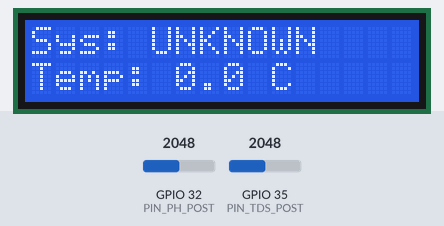
Simulated run of this sketch. Board: ESP32. On the bench: 16×2 character LCD. Inputs (shaded band) come from the test bench; at power-on: GPIO 32 (PIN_PH_POST) = 2048, GPIO 35 (PIN_TDS_POST) = 2048. WiFi joins after 1.5 s; servers stay silent unless stated; what the sketch prints to the serial monitor is not drawn.

Above: at 19.7 s.
19.8 s: GPIO 32 (PIN_PH_POST) set to 1960
At 24.1 s:
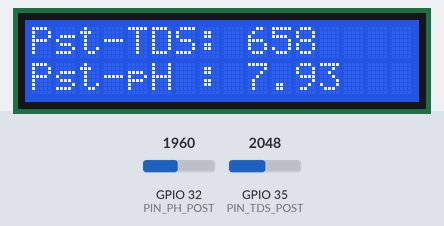
24.9 s: GPIO 35 (PIN_TDS_POST) set to 1960
At 32.0 s:
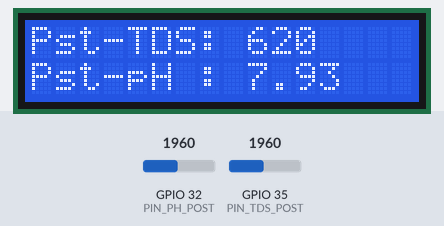
32.5 s: GPIO 32 (PIN_PH_POST) set to 2040
At 39.5 s:
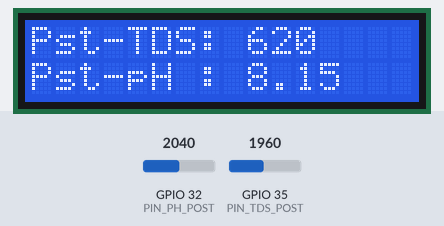
40.1 s: GPIO 35 (PIN_TDS_POST) set to 2040
At 47.3 s:
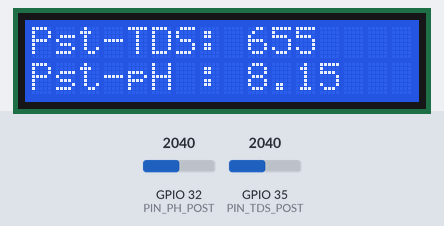
47.7 s: GPIO 32 (PIN_PH_POST) set to 2047
At 55.0 s:
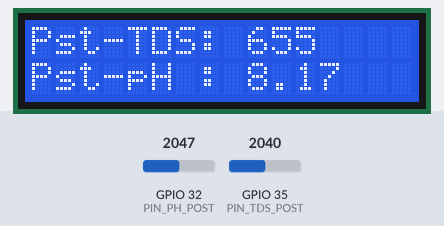
55.3 s: GPIO 35 (PIN_TDS_POST) set to 2047
At 62.7 s:
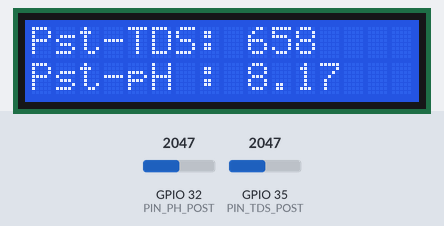
Timing chart, 0 to 63.9 s (numbered marks = the images above; inputs shaded):
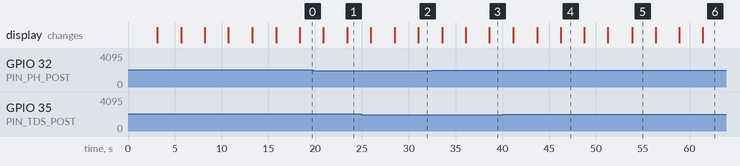

The sketch:

post_filter_check.ino
```cpp
#include <Arduino.h>
#include <WiFi.h>
#include <WebServer.h>
#include <ESP_Mail_Client.h>
#include <Wire.h>
#include <LiquidCrystal_I2C.h>
#include "secrets.h"   // <-- create this from secrets_template.h, keep it out of git

// --- Dynamic Evaluator Email ---
String current_recipient_email = DEFAULT_RECIPIENT_EMAIL; // Default starting email

// --- Pin Definitions (ADC1 safe for Wi-Fi) ---
#define PIN_TDS_POST 35
#define PIN_PH_POST 32
#define RXD2 16 // Node 1 Data
#define TXD2 17
#define RXD1 26 // Node 2 Status
#define TXD1 27

// --- System Objects ---
WebServer server(80);
LiquidCrystal_I2C lcd(0x27, 16, 2);
SMTPSession smtp;

// --- Global State Variables ---
int pre_tds = 0;
float pre_ph = 0.0;
float pre_temp = 0.0;
int post_tds = 0;
float post_ph = 0.0;
String system_status = "UNKNOWN";

// --- Flags & Trackers ---
bool backwash_email_sent = false;
bool warning_email_sent = false;
bool ip_printed = false;
int lcd_page = 0;

// --- Timers ---
unsigned long last_lcd_update = 0;
unsigned long last_sensor_read = 0;

int readPostTDS() {
  long sum = 0;
  for (int i = 0; i < 10; i++) {
    sum += analogRead(PIN_TDS_POST);
    delay(5);
  }
  float voltage = (sum / 10.0) * (3.3 / 4095.0);
  float compVolt = voltage / 1.0;
  float tdsValue = (133.42 * pow(compVolt, 3) - 255.86 * pow(compVolt, 2) + 857.39 * compVolt) * 0.5;
  return constrain((int)tdsValue, 0, 2000);
}

float readPostPH() {
  long sum = 0;
  for (int i = 0; i < 10; i++) {
    sum += analogRead(PIN_PH_POST);
    delay(5);
  }
  float voltage = (sum / 10.0) * (3.3 / 4095.0);
  return (3.5 * voltage) + 2.4;
}

void listenToNetwork() {
  if (Serial2.available()) {
    String incoming = Serial2.readStringUntil('\n');
    incoming.trim();
    if (incoming.startsWith("PRE:")) {
      incoming.remove(0, 4);
      int firstComma = incoming.indexOf(',');
      int secondComma = incoming.indexOf(',', firstComma + 1);
      if (firstComma > 0 && secondComma > 0) {
        pre_ph = incoming.substring(0, firstComma).toFloat();
        pre_tds = incoming.substring(firstComma + 1, secondComma).toInt();
        pre_temp = incoming.substring(secondComma + 1).toFloat();
      }
    }
  }

  if (Serial1.available()) {
    String incoming = Serial1.readStringUntil('\n');
    incoming.trim();
    if (incoming.startsWith("STAT:N")) system_status = "NORMAL";
    else if (incoming.startsWith("STAT:B")) system_status = "BACKWASH";
    else if (incoming.startsWith("STAT:S")) system_status = "STOPPED";
  }
}

void sendEmailAlert(String subject, String message) {
  if (WiFi.status() != WL_CONNECTED) return;

  ESP_Mail_Session session;
  session.server.host_name = SMTP_HOST;
  session.server.port = SMTP_PORT;
  session.login.email = SENDER_EMAIL;
  session.login.password = SENDER_PASSWORD;
  session.login.user_domain = "";

  SMTP_Message msg;
  msg.sender.name = "RO System Node 3";
  msg.sender.email = SENDER_EMAIL;
  msg.subject = subject;

  msg.addRecipient("Evaluator", current_recipient_email);
  msg.text.content = message;

  if (smtp.connect(&session)) {
    MailClient.sendMail(&smtp, &msg);
    Serial.println("Email successfully sent to: " + current_recipient_email);
  }
}

void evaluateAlarms() {
  if (post_tds > 50) {
    if (!warning_email_sent) {
      sendEmailAlert("URGENT: Filter Change Needed", "Post-filtration TDS has exceeded safe limits. Current Post-TDS: " + String(post_tds) + " ppm. Water is unsafe to drink.");
      warning_email_sent = true;
    }
  } else {
    warning_email_sent = false;
  }

  if (system_status == "BACKWASH") {
    if (!backwash_email_sent) {
      sendEmailAlert("SYSTEM NOTICE: Backwash Initiated", "The automated backwash cycle has begun to clean the pre-filters.");
      backwash_email_sent = true;
    }
  } else {
    backwash_email_sent = false;
  }
}

void handleRoot() {
  String html = "<!DOCTYPE html><html><head><meta http-equiv='refresh' content='10'><meta name='viewport' content='width=device-width, initial-scale=1'><title>RO Monitor</title>";
  html += "<style>body{font-family:Arial;text-align:center;background:#121212;color:white;} .card{background:#1e1e1e;padding:20px;margin:20px;border-radius:10px;} h1{color:#00adb5;} input[type=email]{padding:10px; width:80%; border-radius:5px; border:none; margin-bottom:10px;} input[type=submit]{padding:10px 20px; background:#00adb5; color:white; border:none; border-radius:5px; font-weight:bold; cursor:pointer;}</style></head><body>";
  html += "<h1>Live RO Plant Dashboard</h1>";

  html += "<div class='card'><h2>Evaluator Setup</h2>";
  html += "<form action='/setemail' method='POST'>";
  html += "<input type='email' name='eval_email' placeholder='Enter your email address' required>";
  html += "<br><input type='submit' value='Set Alert Destination'>";
  html += "</form>";
  html += "<p style='font-size:0.9em; color:#888;'>Current Target: <b>" + current_recipient_email + "</b></p></div>";

  html += "<div class='card'><h2>Status: <span style='color:#00ff00'>" + system_status + "</span></h2></div>";
  html += "<div class='card'><h2>Raw Water (Pre)</h2><p>TDS: " + String(pre_tds) + " ppm</p><p>pH: " + String(pre_ph) + "</p><p>Temp: " + String(pre_temp) + " &deg;C</p></div>";
  html += "<div class='card'><h2>Clean Water (Post)</h2><p>TDS: " + String(post_tds) + " ppm</p><p>pH: " + String(post_ph) + "</p></div>";
  html += "</body></html>";
  server.send(200, "text/html", html);
}

void handleSetEmail() {
  if (server.hasArg("eval_email")) {
    current_recipient_email = server.arg("eval_email");
    Serial.println("\n>>> EVALUATOR EMAIL UPDATED TO: " + current_recipient_email + " <<<");
  }
  server.sendHeader("Location", "/");
  server.send(303);
}

void setup() {
  Serial.begin(115200);

  Serial2.begin(9600, SERIAL_8N1, RXD2, TXD2);
  Serial1.begin(9600, SERIAL_8N1, RXD1, TXD1);
  Serial2.setTimeout(50);
  Serial1.setTimeout(50);

  lcd.init();
  lcd.backlight();
  lcd.setCursor(0, 0);
  lcd.print("System Booting..");

  WiFi.mode(WIFI_STA);
  WiFi.begin(WIFI_SSID, WIFI_PASSWORD);
  Serial.println("\nConnecting to Wi-Fi in background...");

  server.on("/", HTTP_GET, handleRoot);
  server.on("/setemail", HTTP_POST, handleSetEmail);
  server.begin();
}

void loop() {
  listenToNetwork();

  if (WiFi.status() == WL_CONNECTED) {
    if (!ip_printed) {
      Serial.println("\n=================================");
      Serial.println("       WI-FI CONNECTED!          ");
      Serial.print("   WEB DASHBOARD IP: ");
      Serial.println(WiFi.localIP());
      Serial.println("=================================\n");
      ip_printed = true;
    }
    server.handleClient();
  } else { ip_printed = false; }

  if (millis() - last_sensor_read > 2000) {
    post_tds = readPostTDS();
    post_ph = readPostPH();
    evaluateAlarms();

    Serial.println("-----------------------------------");
    Serial.printf("STATUS    : %s\n", system_status.c_str());
    Serial.printf("PRE-FILTER: TDS %d ppm | pH %.2f | Temp %.2f C\n", pre_tds, pre_ph, pre_temp);
    Serial.printf("POST-RO   : TDS %d ppm | pH %.2f\n", post_tds, post_ph);
    Serial.println("-----------------------------------");

    last_sensor_read = millis();
  }

  if (millis() - last_lcd_update > 2500) {
    lcd.clear();

    if (lcd_page == 0) {
      lcd.setCursor(0, 0);
      lcd.print("Sys: " + system_status);
      lcd.setCursor(0, 1);
      lcd.printf("Temp: %.1f C", pre_temp);
    }
    else if (lcd_page == 1) {
      lcd.setCursor(0, 0);
      lcd.printf("Pre-TDS: %d", pre_tds);
      lcd.setCursor(0, 1);
      lcd.printf("Pre-pH : %.2f", pre_ph);
    }
    else if (lcd_page == 2) {
      lcd.setCursor(0, 0);
      lcd.printf("Pst-TDS: %d", post_tds);
      lcd.setCursor(0, 1);
      lcd.printf("Pst-pH : %.2f", post_ph);
    }

    lcd_page++;
    if (lcd_page > 2) lcd_page = 0;
    last_lcd_update = millis();
  }
}
```

secrets_template.h
```cpp
// =========================================================================
// secrets_template.h
// -------------------------------------------------------------------------
// 1. Copy this file to "secrets.h" in the same folder.
// 2. Fill in your real values in secrets.h ONLY.
// 3. secrets.h is listed in .gitignore and will NEVER be pushed to GitHub.
// =========================================================================
#pragma once

#define WIFI_SSID       "your-wifi-ssid"
#define WIFI_PASSWORD   "your-wifi-password"

#define SENDER_EMAIL    "your-gmail-address@gmail.com"
#define SENDER_PASSWORD "your-gmail-app-password"   // Gmail "App Password", not your login password
#define SMTP_HOST       "smtp.gmail.com"
#define SMTP_PORT       465

#define DEFAULT_RECIPIENT_EMAIL "evaluator@example.com"
```
